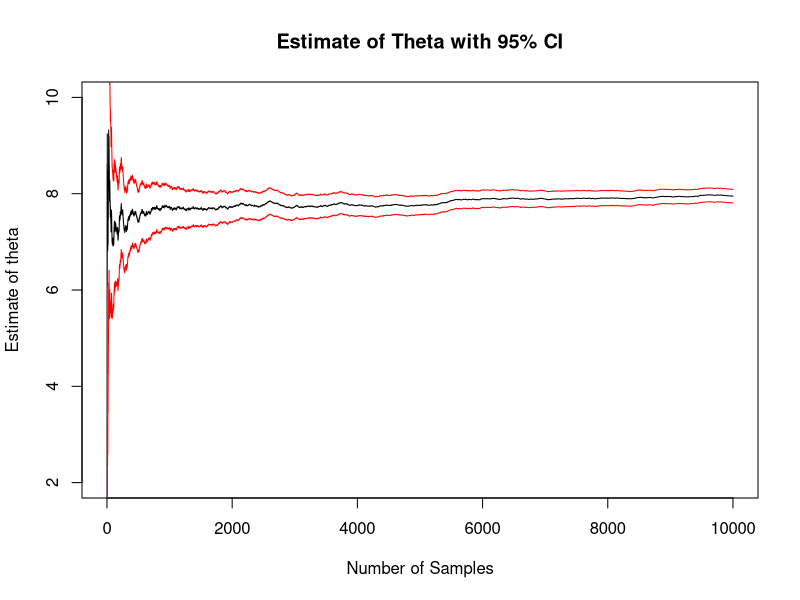
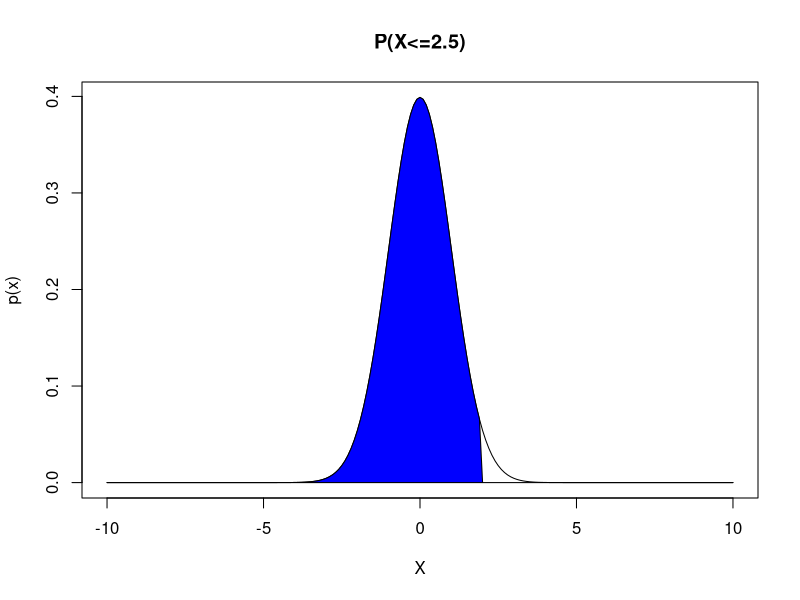
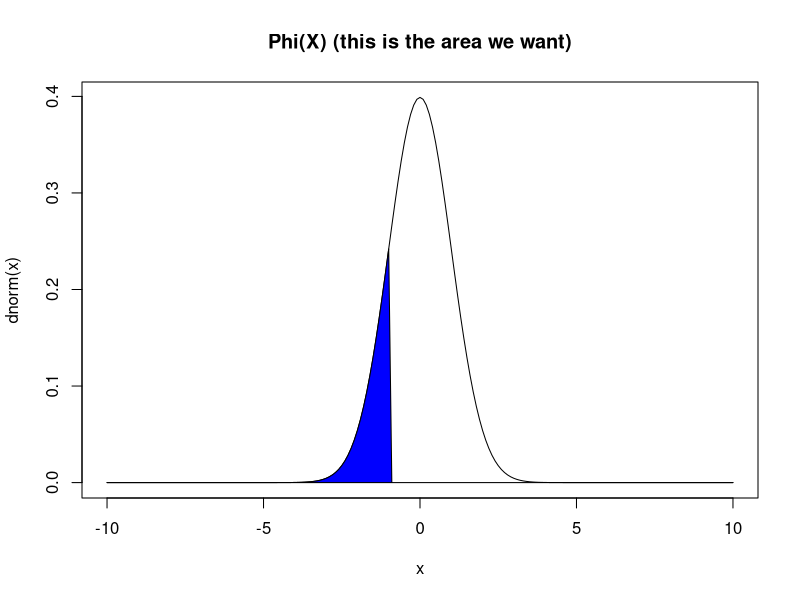
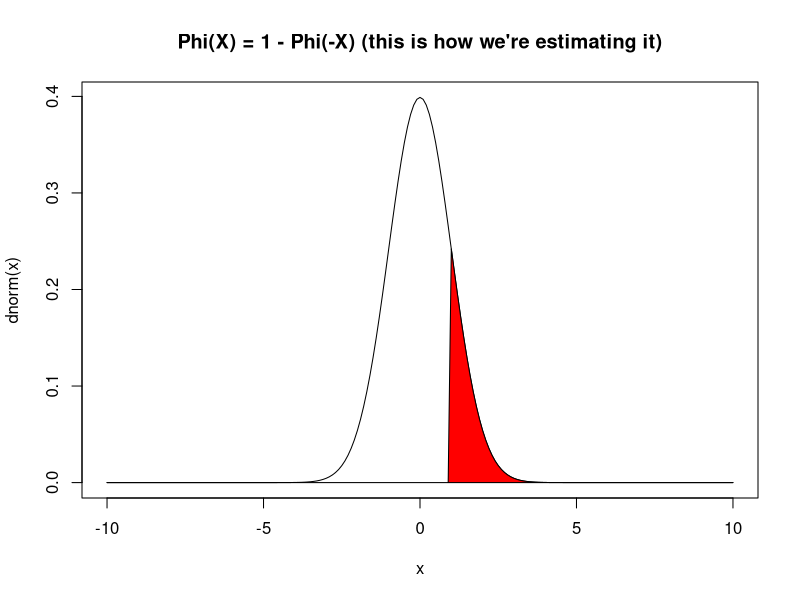
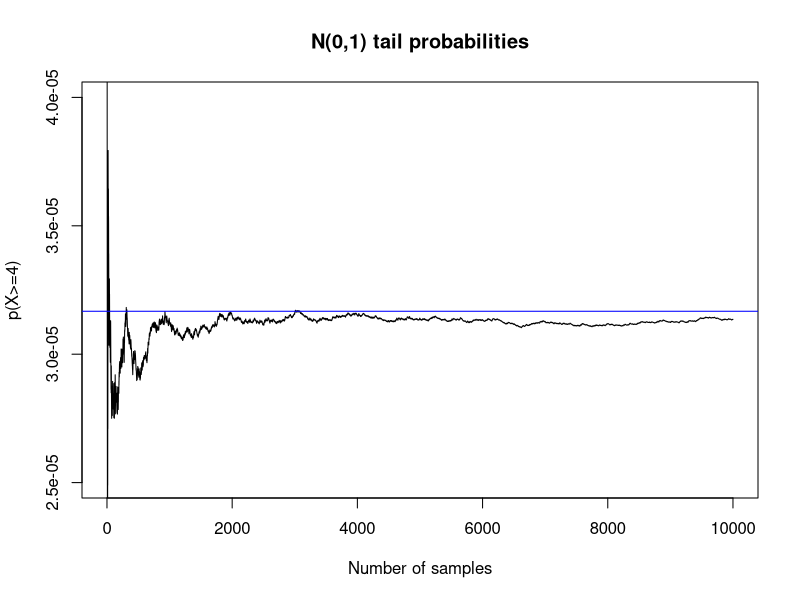
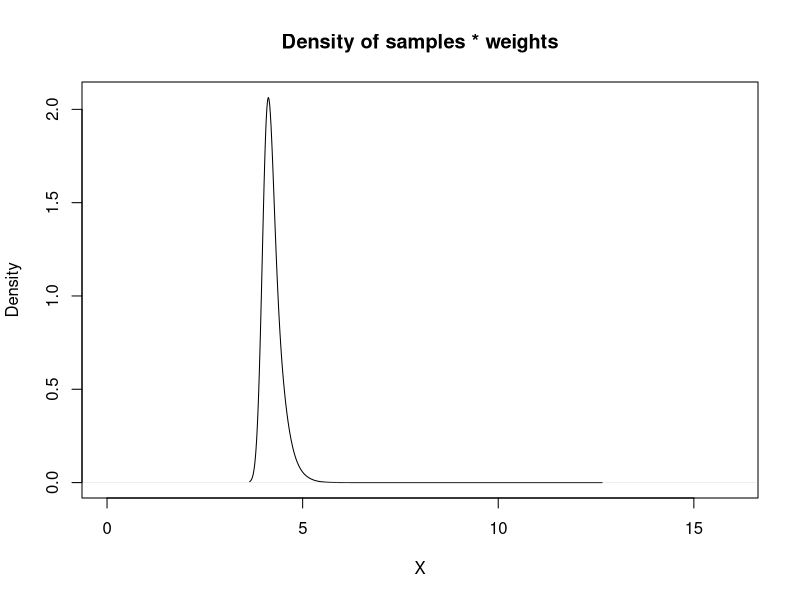
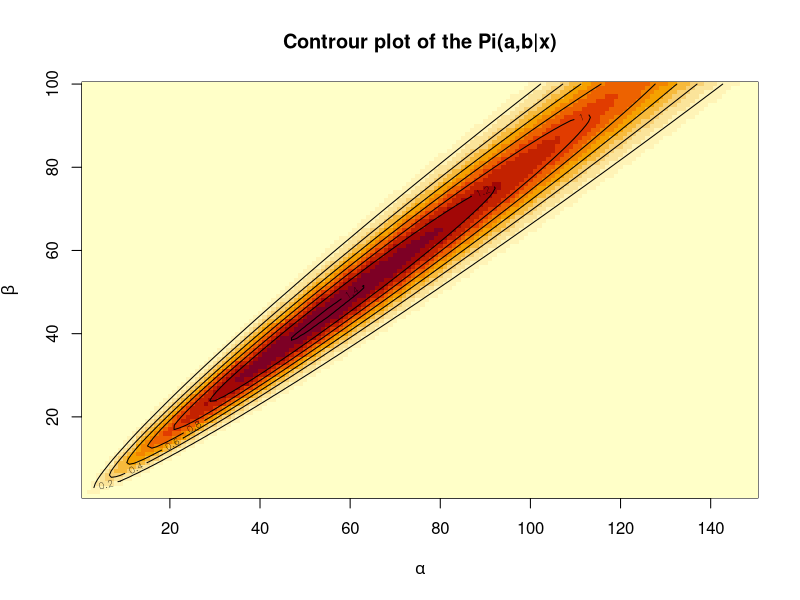

Recreate these plots in R, in order.
## ---- chunk 1
N = 10000 ## sample size

h <- function(x) { 3*x^2 } ## function of interest, h(x)

X <- runif(n = N, min = 0, max = 2)  ## samples from f(x)

v = 2 * mean(h(X)) ## 2 * E[h(x)]

print(v) ## approximately 8


## ---- chunk 2
N = 10000 ## sample size

h <- function(x) { 3*x^2 } ## function of interest, h(x)

X <- runif(n = N, min = 0, max = 2)  ## samples from f(x)
h_values <- 2 * h(X)

cumMean <- function(x, n){
  num = cumsum(x)
  denom = 1:n
  result = num/denom
  return(result)
}


cumSE <- function(x, n){
  m = mean(x)
  num = sqrt(cumsum((x - m)^2))
  denom = 1:n
  result = num/denom ## cummulative mean of (x_i - theta)^2
  return(result)
}

thetas = cumMean(h_values, N)
SE = cumSE(h_values, N)

plot(x = 1:N, y = thetas, type = "l", ylim = c(2, 10), xlab = "Number of Samples",
     ylab = "Estimate of theta",
     main = "Estimate of Theta with 95% CI")
lines(x = 1:N, y = thetas + 1.96*SE, col = "red") ## CI
lines(x = 1:N, y = thetas - 1.96*SE, col = "red") ## CI

## ---- chunk 3
## final estimate
thetaHat = mean(h_values)
se <- sd(x = h_values)/sqrt(N)
ci <- thetaHat + 1.96*c(-1,1) * se

print("Theta estimate: ")
print(thetaHat)
print("Confidence Intervals")
print(ci)

## ---- chunk 4
x <- seq(from = -10, to = 10, by = 0.1)

out = dnorm(x)
out[x >= 2] = 0

plot(x, dnorm(x), type = "l", main = "P(X<=2.5)", 
     xlab = "X", ylab = "p(x)")
polygon(x, out, col = "blue")

## ---- chunk 5
N = 10000
x = 2.5
t = runif(N, 0, 2.5)
p = 0.5 + 1/sqrt(2*pi) * mean(x * exp(-t^2 / 2))

print(p)
print(x = pnorm(q = 2.5, lower.tail = TRUE))

## ---- chunk 6
x <- seq(from = -10, to = 10, by = 0.1)

out = dnorm(x)
out[x > -1] = 0

plot(x, dnorm(x), type = "l", main = "Phi(X) (this is the area we want)")
polygon(x, out, col = "blue")


out = dnorm(x)
out[x < 1] = 0

plot(x, dnorm(x), type = "l", main = "Phi(X) = 1 - Phi(-X) (this is how we're estimating it)")
polygon(x, out, col = "red")

## ---- chunk 7
N = 10000
x = 3.2
Z = rnorm(N)
p_val = mean(Z <= x)
print(p_val)
print(sum(Z > x)) ## few samples with Z > x



## ---- chunk 8
set.seed(9124555)
N = 10000
x = 4
t = rnorm(N) >= x ## looking at the lower tail
p_val = sum(t)/N
print(sum(t)) ## only 1 sample greater or equal to 4
print(p_val)

## compare this with
RPval = pnorm(q = 4, lower.tail = FALSE) ## lower tail
print(RPval)
## ---- chunk 9

N = 10^4
t = 4
X = rexp(N) + t
w = dnorm(X)/dexp(X - t) ## importance sampling weights dnorm/dexp(x-4)

theta = mean(w)
cumTheta = cumsum(w) / 1:N

plot(cumTheta, type = "l", main = "N(0,1) tail probabilities",
     xlab = "Number of samples", ylab = "p(X>=4)",
     ylim = c(2.5 * 10^(-5), 4 * 10^(-5)))
abline(a = pnorm(t, lower.tail = FALSE), b = 0, col = "blue")

print(pnorm(t, lower.tail = FALSE))
print(theta) ## close results!

plot(density(X, weights=w/sum(w)), main = "Density of samples * weights",
     xlab = "X", ylab = "Density",
     xlim = c(0,16)) ## plot density of samples from Exp(x - 4) * weights

## ---- chunk 10

posterior = function(a,b){
  x = exp(2*(lgamma(a+b) - lgamma(a) - lgamma(b)) + 
            a*log(0.3) + b* log(0.2))
  return(x)
}

a = 1:150
b = 1:100
post = outer(a,b,posterior)
image(a, b, post,
      xlab = expression(alpha), ylab = expression(beta),
      main = paste("Controur plot of the ", expression(Pi), "(a,b|x)", sep = ""))
contour(a, b, post, add = TRUE)
